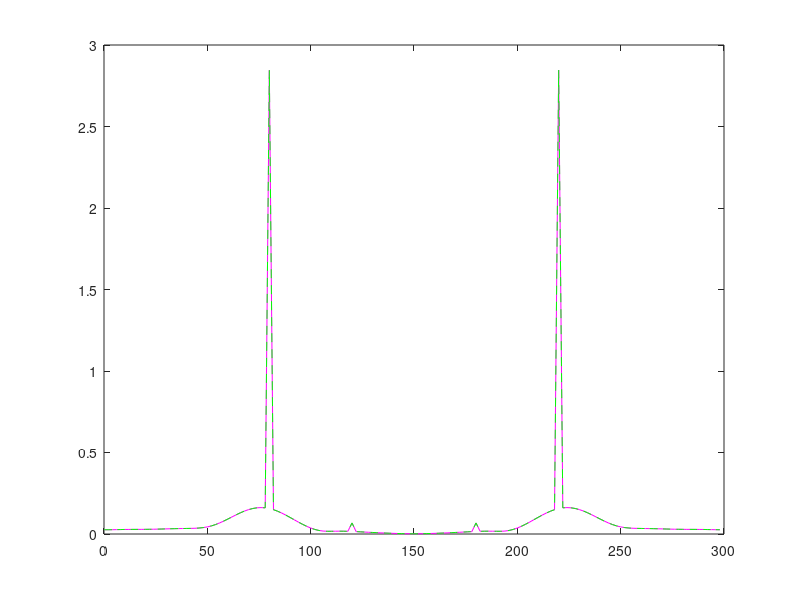
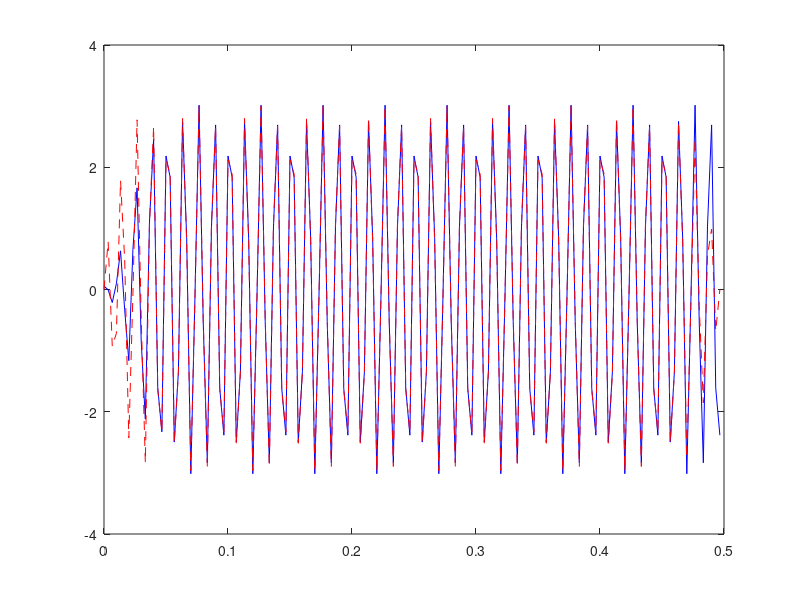

MATLAB code to generate these figures, in order:
clc
close all
clear all
%% Time and frequency vectors declaration
Fs = 300;
dt = 1/Fs;
Tk = 0.5;
t = 0:dt:(Tk-dt);

L = length(t);
df = Fs / L;

fvec = (0:L-1)*df;

%% Signal creation
f1 = 10;
f2 = 80;
f3 = 120;

x1 = sin(2*pi*f1*t);
x2 = 3*sin(2*pi*f2*t + pi/4 );
x3 = 2*sin(2*pi*f3*t + pi/2);

S = x1+x2+x3;
%% FFT of signal
one = fft(S);
plot(fvec, 2*abs(one)/L)
%% Filter parameters
fNyq = Fs / 2;                  % for all
%2nd
fRow2 = 15;
fOdc2 = f2 / fNyq;
% Seeking of A and B matrixes
B1 = fir1(fRow2, [70 90]/fNyq, 'bandpass');


%% Filters
F2 = filter(B1,1,S);
FF2 = fft(F2);
X2 = fft(x2);

figure(1)
plot(fvec,2*abs(FF2) / L ,'m'); hold on
%plot(fvec,2*abs(X2) / L ,'--r'); 

Filt2 = filtfilt(B1,1,S);
FFilt2 = fft(F2);
plot(fvec,2*abs(FFilt2) / L, '--g');

figure(2)
plot(t,F2,'b'); hold on
plot(t,Filt2,'--r')